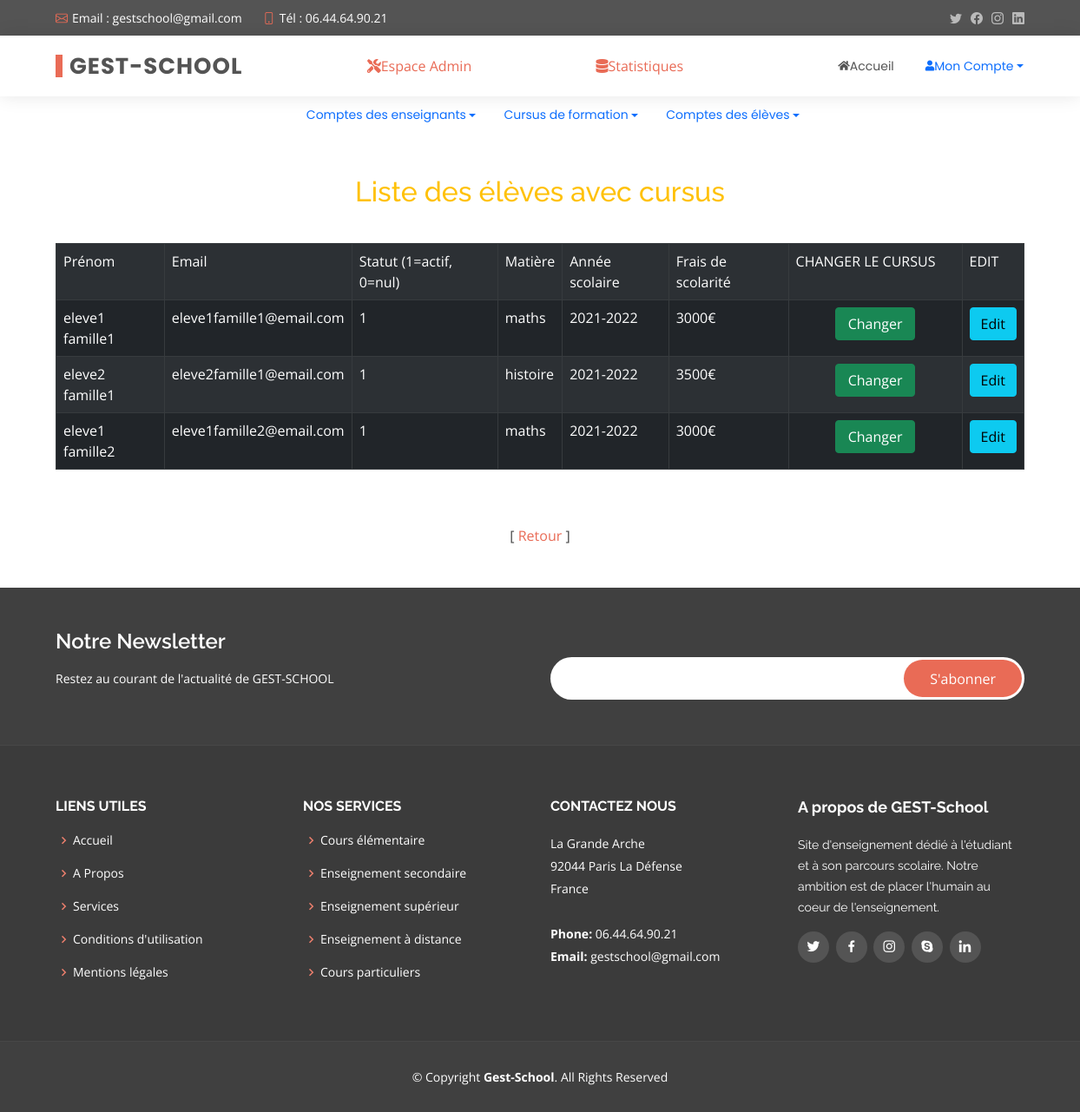
The app's page /listeelevecursus.php (signed in) with its own data.
### tables this page shows
CREATE TABLE `p2_g3_comptes` (
  `id` int(11) NOT NULL,
  `username` varchar(50) NOT NULL,
  `email` varchar(50) NOT NULL,
  `type` varchar(50) NOT NULL,
  `password` varchar(100) NOT NULL,
  `status` tinyint(4) NOT NULL DEFAULT '1',
  `famille_id` int(11) DEFAULT NULL,
  `eleve_id` int(11) DEFAULT NULL,
  `enseignant_id` int(11) DEFAULT NULL
);

CREATE TABLE `p2_g3_cursus` (
  `idCursus` int(11) NOT NULL,
  `matiere` varchar(50) NOT NULL,
  `annee` varchar(100) NOT NULL,
  `frais` varchar(100) NOT NULL,
  `enseignant_id` int(11) DEFAULT NULL
);

### listeelevecursus.php (the view, shortened to what this page needs)
<?php
include 'functions.php';
?>
<?= template_header('Liste élèves avec cursus') ?>
<?php
require_once "connexion.php";
$select_stmt = $db->prepare("SELECT * FROM p2_g3_comptes JOIN p2_g3_eleve ON p2_g3_comptes.eleve_id=p2_g3_eleve.idEleve JOIN p2_g3_cursus ON p2_g3_eleve.cursus_id=p2_g3_cursus.idCursus ");
$select_stmt->execute();
?>
<div class="container">
    <h2 class="text-warning text-center mt-5 mb-3">Liste des élèves avec cursus</h2>
    <br>
    <?php
    if ($select_stmt->rowCount() > 0) {
    ?>
        <table class="table table-bordered table-striped table-dark table-hover bg-light">
            <tr>
                <td>Prénom</td>
                <td>Email</td>
                <td>Statut (1=actif, 0=nul)</td>
                <td>Matière</td>
                <td>Année scolaire</td>
                <td>Frais de scolarité</td>
                <td width="200px">CHANGER LE CURSUS</td>
                <td width="70px">EDIT</td>
            </tr>
            <?php
            while ($row = $select_stmt->fetch(PDO::FETCH_ASSOC)) {
                echo "<form action='' method='POST'>";
                echo "<tr>";
                echo "<td>" . $row['username'] . "</td>";
                echo "<td>" . $row['email'] . "</td>";
                echo "<td>" . $row['status'] . "</td>";
                echo "<td>" . $row['matiere'] . "</td>";
                echo "<td>" . $row['annee'] . "</td>";
                echo "<td>" . $row['frais'] . "</td>";
                echo "<td><a href='cursuseleveattribution.php?id=" . $row['id'] . "' class='d-grid gap-2 col-6 mx-auto btn btn-success'>Changer</a></td>";
                echo "<td><a href='editcompte.php?id=" . $row['id'] . "' class='btn btn-info'>Edit</a></td>";
                echo "</tr>";
                echo "</form>";
            }
            ?>
        </table>
</div>
<br><br>
<?php
    } else {
        echo ".<br><br><div class='text-center text-danger'><p>Aucun élève inscrit !</p></div></div>";
    }
?>
<div class="text-center"> [ <a href="indexadmin.php">Retour</a> ] </div>
<br><br>
</body>
</html>
<?= template_footer() ?>

### functions.php (shortened to what this page needs)
<?php
function template_header($title)
{
	echo '
<!DOCTYPE html>
<html>
	<head>
		<meta charset="utf-8">
		<title>' . $title . '</title>
		<link href="style.css" rel="stylesheet" type="text/css">
		<link rel="stylesheet" href="https://use.fontawesome.com/releases/v5.7.1/css/all.css">
		<link href="https://fonts.googleapis.com/css?family=Open+Sans:300,300i,400,400i,600,600i,700,700i|Raleway:300,300i,400,400i,500,500i,600,600i,700,700i|Poppins:300,300i,400,400i,500,500i,600,600i,700,700i" rel="stylesheet">
		<link href="assets/vendor/animate.css/animate.min.css" rel="stylesheet">
		<link href="assets/vendor/bootstrap/css/bootstrap.min.css" rel="stylesheet">
		<link href="assets/vendor/bootstrap-icons/bootstrap-icons.css" rel="stylesheet">
		<link href="assets/vendor/boxicons/css/boxicons.min.css" rel="stylesheet">
		<link href="assets/vendor/glightbox/css/glightbox.min.css" rel="stylesheet">
		<link href="assets/vendor/swiper/swiper-bundle.min.css" rel="stylesheet">
		<link href="assets/css/style.css" rel="stylesheet">
	</head>
	<body>
	<section id="topbar" class="d-flex align-items-center">
	  <div class="container d-flex justify-content-center justify-content-md-between">
		<div class="contact-info d-flex align-items-center">
		  <i class="bi bi-envelope d-flex align-items-center"><a href="mailto:contact@example.com">Email : gestschool@gmail.com</a></i>
		  <i class="bi bi-phone d-flex align-items-center ms-4"><span>Tél : 06.44.64.90.21</span></i>
		</div>
		<div class="social-links d-none d-md-flex align-items-center">
		  <a href="#" class="twitter"><i class="bi bi-twitter"></i></a>
		  <a href="#" class="facebook"><i class="bi bi-facebook"></i></a>
		  <a href="#" class="instagram"><i class="bi bi-instagram"></i></a>
		  <a href="#" class="linkedin"><i class="bi bi-linkedin"></i></i></a>
		</div>
	  </div>
	</section>
	<header id="header" class="d-flex align-items-center">
	  <div class="container d-flex justify-content-between align-items-center">
		<div class="logo">
		  <h1><a href="index.php">GEST-SCHOOL</a></h1>
		</div>';
	if (isset($_SESSION['type'])) {
		if ($_SESSION['type'] == 'admin') {
			echo "<a href='indexadmin.php'><i class='fas fa-tools'></i>Espace Admin</a>";
			echo "<a href='stats.php'><i class='fas fa-database'></i>Statistiques</a>";
		}
		if ($_SESSION['type'] == 'admin' or $_SESSION['type'] == 'famille') {
			$idEdit = $_SESSION['id'];
			echo "
			<nav id='navbar' class='navbar'>
			<a href='index.php'><i class='fas fa-home'></i>Accueil</a>
        	<i class='bi bi-list mobile-nav-toggle'></i>
			<div class='dropdown'>
		<a class='btn text-primary dropdown-toggle' href='#' role='button' id='dropdownMenuLink' data-bs-toggle='dropdown' aria-expanded='false'><i class='fas fa-user'></i>
			Mon Compte
		</a>
		<ul class='dropdown-menu' aria-labelledby='dropdownMenuLink'>
			<li><a class='dropdown-item' href='editcompte.php?id=" . $idEdit . "'>Modifier mon compte</a></li>
			<li><a class='dropdown-item' href='logout.php'>Déconnexion</a></li>
			</ul>
		</div>
		</nav>
		</div>
		</header>
		";
		}
		if ($_SESSION['type'] == 'admin') {
			echo "<nav id='navbar' class='navbar d-flex justify-content-center'>";
			echo "<div class='dropdown'>
			<a class='btn text-primary dropdown-toggle' href='#' role='button' id='dropdownMenuLink1' data-bs-toggle='dropdown' aria-expanded='false'>
				Comptes des enseignants
			</a><ul class='dropdown-menu' aria-labelledby='dropdownMenuLink'>";
			echo "<li><a class='dropdown-item' href='listeprof.php'>Liste des enseignants</a></li></ul></div>";
			echo "<div class='dropdown'>
			<a class='btn text-primary dropdown-toggle' href='#' role='button' id='dropdownMenuLink1' data-bs-toggle='dropdown' aria-expanded='false'>
				Cursus de formation
			</a><ul class='dropdown-menu' aria-labelledby='dropdownMenuLink'>";
			echo "<li><a class='dropdown-item' href='listecursus.php'>Liste des cursus</a></li></ul></div>";
			echo "<div class='dropdown'>
			<a class='btn text-primary dropdown-toggle' href='#' role='button' id='dropdownMenuLink1' data-bs-toggle='dropdown' aria-expanded='false'>
				Comptes des élèves
			</a><ul class='dropdown-menu' aria-labelledby='dropdownMenuLink'>";
			echo "<li><a class='dropdown-item' href='listeelevesanscursus.php'>Liste des élèves sans cursus</a></li></ul></div>";
			echo "</nav>";
		}
	}
}
function template_footer()
{
	echo <<<EOT
<footer id="footer">
  <div class="footer-newsletter">
	<div class="container">
	  <div class="row">
		<div class="col-lg-6">
		  <h4>Notre Newsletter</h4>
		  <p>Restez au courant de l'actualité de GEST-SCHOOL</p>
		</div>
		<div class="col-lg-6">
		  <form action="" method="post">
			<input type="email" name="email"><input type="submit" value="S'abonner">
		  </form>
		</div>
	  </div>
	</div>
  </div>
  <div class="footer-top">
	<div class="container">
	  <div class="row">
		<div class="col-lg-3 col-md-6 footer-links">
		  <h4>Liens utiles</h4>
		  <ul>
			<li><i class="bx bx-chevron-right"></i> <a href="#">Accueil</a></li>
			<li><i class="bx bx-chevron-right"></i> <a href="#">A Propos</a></li>
			<li><i class="bx bx-chevron-right"></i> <a href="#">Services</a></li>
			<li><i class="bx bx-chevron-right"></i> <a href="#">Conditions d'utilisation</a></li>
			<li><i class="bx bx-chevron-right"></i> <a href="#">Mentions légales</a></li>
		  </ul>
		</div>
		<div class="col-lg-3 col-md-6 footer-links">
		  <h4>Nos Services</h4>
		  <ul>
			<li><i class="bx bx-chevron-right"></i> <a href="#">Cours élémentaire</a></li>
			<li><i class="bx bx-chevron-right"></i> <a href="#">Enseignement secondaire</a></li>
			<li><i class="bx bx-chevron-right"></i> <a href="#">Enseignement supérieur</a></li>
			<li><i class="bx bx-chevron-right"></i> <a href="#">Enseignement à distance</a></li>
			<li><i class="bx bx-chevron-right"></i> <a href="#">Cours particuliers</a></li>
		  </ul>
		</div>
		<div class="col-lg-3 col-md-6 footer-contact">
		  <h4>Contactez nous</h4>
		  <p>
			La Grande Arche<br>
			92044 Paris La Défense<br>
			France <br><br>
			<strong>Phone:</strong> 06.44.64.90.21<br>
			<strong>Email:</strong> gestschool@gmail.com<br>
		  </p>
		</div>
		<div class="col-lg-3 col-md-6 footer-info">
		  <h3>A propos de GEST-School</h3>
		  <p>Site d'enseignement dédié à l'étudiant et à son parcours scolaire. Notre ambition est de placer l'humain au coeur de l'enseignement.</p>
		  <div class="social-links mt-3">
			<a href="#" class="twitter"><i class="bx bxl-twitter"></i></a>
			<a href="#" class="facebook"><i class="bx bxl-facebook"></i></a>
			<a href="#" class="instagram"><i class="bx bxl-instagram"></i></a>
			<a href="#" class="google-plus"><i class="bx bxl-skype"></i></a>
			<a href="#" class="linkedin"><i class="bx bxl-linkedin"></i></a>
		  </div>
		</div>
	  </div>
	</div>
  </div>
  <div class="container">
	<div class="copyright">
	  &copy; Copyright <strong><span>Gest-School</span></strong>. All Rights Reserved
	</div>
  </div>
</footer>
    </body>
</html>
EOT;
}

### assets/css/style.css (style rules this page uses)
body { font-family: "Open Sans", sans-serif; color: #444444; }
a { color: #e96b56; text-decoration: none; }
h1, h2, h3, h4, h5, h6 { font-family: "Raleway", sans-serif; }
#topbar { background: #545454; padding: 10px 0; font-size: 14px; }
#topbar .contact-info i { font-style: normal; color: #e96b56; }
#topbar .contact-info i a, #topbar .contact-info i span { padding-left: 5px; color: #fff; }
#topbar .contact-info i a { line-height: 0; transition: 0.3s; }
#topbar .social-links a { color: #bababa; line-height: 0; transition: 0.3s; margin-left: 10px; }
#header { height: 70px; transition: all 0.5s; z-index: 997; transition: all 0.5s; background: #fff; box-shadow: 0px 0px 20px 0px rgba(0, 0, 0, 0.1); }
#header .logo h1 { font-size: 26px; padding: 0 0 0 8px; margin: 11px 0; line-height: 1; font-weight: 700; letter-spacing: 1px; text-transform: uppercase; font-family: "Poppins", sans-serif; border-left: 8px solid #e96b56; }
#header .logo h1 a, #header .logo h1 a:hover { color: #545454; text-decoration: none; }
.navbar { padding: 0; }
.navbar a, .navbar a:focus { display: flex; align-items: center; justify-content: space-between; padding: 10px 0 10px 30px; font-family: "Poppins", sans-serif; font-size: 14px; color: #545454; white-space: nowrap; transition: 0.3s; }
section { padding: 0 0 80px 0; }
#footer { background: #404040; padding: 0 0 30px 0; color: #fff; font-size: 14px; }
#footer .footer-newsletter { padding: 50px 0; background: #404040; }
#footer .footer-newsletter h4 { font-size: 24px; margin: 0 0 20px 0; padding: 0; line-height: 1; font-weight: 600; }
#footer .footer-newsletter form { margin-top: 30px; background: #fff; padding: 6px 10px; position: relative; border-radius: 50px; }
#footer .footer-newsletter form input[type="email"] { border: 0; padding: 8px; width: calc(100% - 140px); }
#footer .footer-newsletter form input[type="submit"] { position: absolute; top: 0; right: 0; bottom: 0; border: 0; background: none; font-size: 16px; padding: 0 30px; margin: 3px; background: #e96b56; color: #fff; transition: 0.3s; border-radius: 50px; }
#footer .footer-top { background: #3b3b3b; border-top: 1px solid #474747; border-bottom: 1px solid #474747; padding: 60px 0 30px 0; }
#footer .footer-top .footer-info { margin-bottom: 30px; }
#footer .footer-top .footer-info h3 { font-size: 18px; margin: 0 0 20px 0; padding: 2px 0 2px 0; line-height: 1; font-weight: 700; }
#footer .footer-top .footer-info p { font-size: 14px; line-height: 24px; margin-bottom: 0; font-family: "Raleway", sans-serif; color: #fff; }
#footer .footer-top .social-links a { font-size: 18px; display: inline-block; background: #545454; color: #fff; line-height: 1; padding: 8px 0; margin-right: 4px; border-radius: 50%; text-align: center; width: 36px; height: 36px; transition: 0.3s; }
#footer .footer-top h4 { font-size: 16px; font-weight: bold; color: #fff; text-transform: uppercase; position: relative; padding-bottom: 12px; }
#footer .footer-top .footer-links { margin-bottom: 30px; }
#footer .footer-top .footer-links ul { list-style: none; padding: 0; margin: 0; }
#footer .footer-top .footer-links ul i { padding-right: 2px; color: #ec7f6d; font-size: 18px; line-height: 1; }
#footer .footer-top .footer-links ul li { padding: 10px 0; display: flex; align-items: center; }
#footer .footer-top .footer-links ul li:first-child { padding-top: 0; }
#footer .footer-top .footer-links ul a { color: #fff; transition: 0.3s; display: inline-block; line-height: 1; }
#footer .footer-top .footer-contact { margin-bottom: 30px; }
#footer .footer-top .footer-contact p { line-height: 26px; }
#footer .copyright { text-align: center; padding-top: 30px; }

### records on screen
p2_g3_comptes: username "eleve1 famille1", email "eleve1famille1@email.com", status "1", p2_g3_cursus.matiere "maths", p2_g3_cursus.annee "2021-2022", p2_g3_cursus.frais "3000€"
p2_g3_comptes: username "eleve2 famille1", email "eleve2famille1@email.com", status "1", p2_g3_cursus.matiere "histoire", p2_g3_cursus.annee "2021-2022", p2_g3_cursus.frais "3500€"
p2_g3_comptes: username "eleve1 famille2", email "eleve1famille2@email.com", status "1", p2_g3_cursus.matiere "maths", p2_g3_cursus.annee "2021-2022", p2_g3_cursus.frais "3000€"
